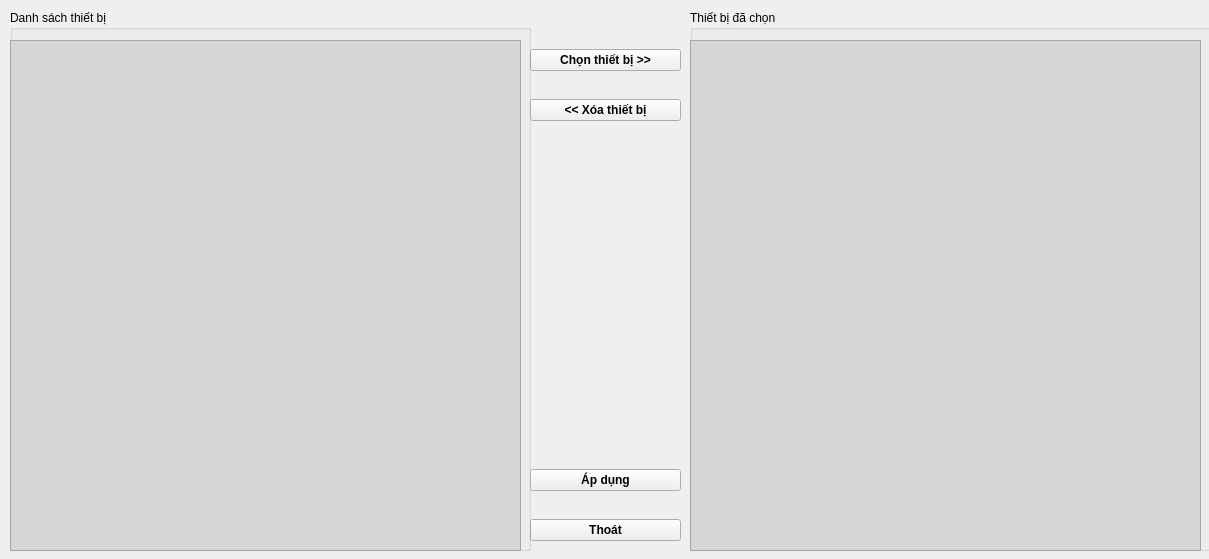
<?xml version="1.0" encoding="UTF-8"?>
<ui version="4.0">
 <class>VDeviceView</class>
 <widget class="QWidget" name="VDeviceView">
  <property name="geometry">
   <rect>
    <x>0</x>
    <y>0</y>
    <width>1209</width>
    <height>559</height>
   </rect>
  </property>
  <property name="windowTitle">
   <string>Chọn thiết bị</string>
  </property>
  <widget class="QWidget" name="horizontalLayoutWidget">
   <property name="geometry">
    <rect>
     <x>530</x>
     <y>510</y>
     <width>151</width>
     <height>41</height>
    </rect>
   </property>
   <layout class="QHBoxLayout" name="horizontalLayout">
    <item>
     <widget class="QPushButton" name="pushButton_Cancel">
      <property name="font">
       <font>
        <weight>75</weight>
        <bold>true</bold>
       </font>
      </property>
      <property name="text">
       <string>Thoát</string>
      </property>
     </widget>
    </item>
   </layout>
  </widget>
  <widget class="QWidget" name="horizontalLayoutWidget_4">
   <property name="geometry">
    <rect>
     <x>530</x>
     <y>40</y>
     <width>151</width>
     <height>41</height>
    </rect>
   </property>
   <layout class="QHBoxLayout" name="horizontalLayout_4">
    <item>
     <widget class="QPushButton" name="pushButton_SelectDevice">
      <property name="font">
       <font>
        <weight>75</weight>
        <bold>true</bold>
       </font>
      </property>
      <property name="text">
       <string>Chọn thiết bị &gt;&gt;</string>
      </property>
     </widget>
    </item>
   </layout>
  </widget>
  <widget class="QGroupBox" name="groupBox">
   <property name="geometry">
    <rect>
     <x>10</x>
     <y>10</y>
     <width>521</width>
     <height>541</height>
    </rect>
   </property>
   <property name="styleSheet">
    <string notr="true"/>
   </property>
   <property name="title">
    <string>Danh sách thiết bị</string>
   </property>
   <property name="flat">
    <bool>false</bool>
   </property>
   <widget class="QTableView" name="tableView_Device">
    <property name="geometry">
     <rect>
      <x>0</x>
      <y>30</y>
      <width>511</width>
      <height>511</height>
     </rect>
    </property>
    <property name="styleSheet">
     <string notr="true">background-color: rgb(214, 214, 214);</string>
    </property>
   </widget>
  </widget>
  <widget class="QWidget" name="horizontalLayoutWidget_5">
   <property name="geometry">
    <rect>
     <x>530</x>
     <y>90</y>
     <width>151</width>
     <height>41</height>
    </rect>
   </property>
   <layout class="QHBoxLayout" name="horizontalLayout_5">
    <item>
     <widget class="QPushButton" name="pushButton_RemoveDevice">
      <property name="font">
       <font>
        <weight>75</weight>
        <bold>true</bold>
       </font>
      </property>
      <property name="text">
       <string>&lt;&lt; Xóa thiết bị</string>
      </property>
     </widget>
    </item>
   </layout>
  </widget>
  <widget class="QGroupBox" name="groupBox_2">
   <property name="geometry">
    <rect>
     <x>690</x>
     <y>10</y>
     <width>521</width>
     <height>541</height>
    </rect>
   </property>
   <property name="styleSheet">
    <string notr="true"/>
   </property>
   <property name="title">
    <string>Thiết bị đã chọn</string>
   </property>
   <property name="flat">
    <bool>false</bool>
   </property>
   <widget class="QTableView" name="tableView_Select">
    <property name="geometry">
     <rect>
      <x>0</x>
      <y>30</y>
      <width>511</width>
      <height>511</height>
     </rect>
    </property>
    <property name="styleSheet">
     <string notr="true">background-color: rgb(214, 214, 214);</string>
    </property>
   </widget>
  </widget>
  <widget class="QWidget" name="horizontalLayoutWidget_2">
   <property name="geometry">
    <rect>
     <x>530</x>
     <y>460</y>
     <width>151</width>
     <height>41</height>
    </rect>
   </property>
   <layout class="QHBoxLayout" name="horizontalLayout_2">
    <item>
     <widget class="QPushButton" name="pushButton_Apply">
      <property name="font">
       <font>
        <weight>75</weight>
        <bold>true</bold>
       </font>
      </property>
      <property name="text">
       <string>Áp dụng</string>
      </property>
     </widget>
    </item>
   </layout>
  </widget>
 </widget>
 <resources/>
 <connections/>
</ui>
